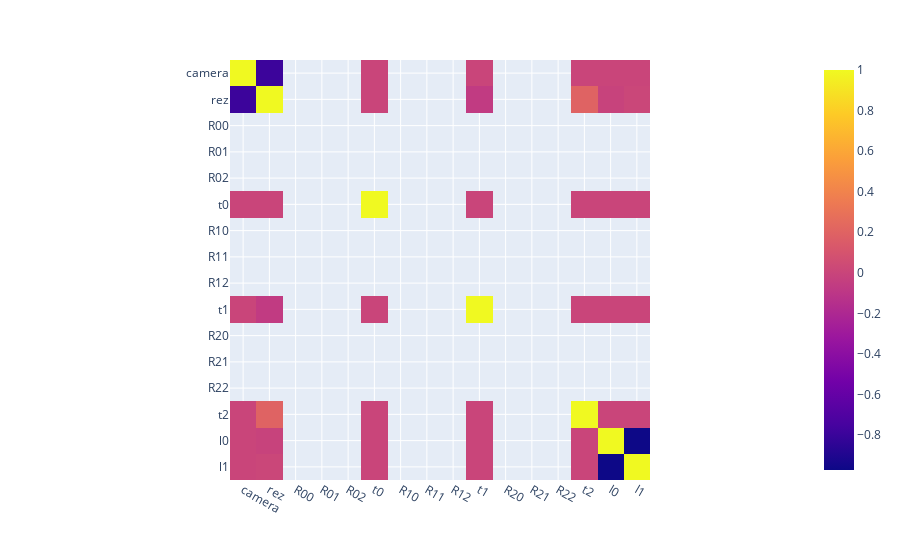

Notebook source saved alongside this figure:
### Code cell
px.imshow(df.corr(), height=800)

### Figure 1 — Plotly figure (JSON) as saved in the notebook; plotly's stock layout.template omitted (floating-point values rounded to 4 significant figures; data arrays with more than 128 entries replaced by an {"elided": "..."} marker saying what was removed)
{"data": [{"coloraxis": "coloraxis", "hovertemplate": "x: %{x}<br>y: %{y}<br>color: %{z}<extra></extra>", "name": "0", "type": "heatmap", "x": ["camera", "rez", "R00", "R01", "R02", "t0", "R10", "R11", "R12", "t1", "R20", "R21", "R22", "t2", "l0", "l1"], "xaxis": "x", "y": ["camera", "rez", "R00", "R01", "R02", "t0", "R10", "R11", "R12", "t1", "R20", "R21", "R22", "t2", "l0", "l1"], "yaxis": "y", "z": {"elided": "16x16 float values"}}], "layout": {"autosize": true, "coloraxis": {"colorscale": [[0, "#0d0887"], [0.1111, "#46039f"], [0.2222, "#7201a8"], [0.3333, "#9c179e"], [0.4444, "#bd3786"], [0.5556, "#d8576b"], [0.6667, "#ed7953"], [0.7778, "#fb9f3a"], [0.8889, "#fdca26"], [1, "#f0f921"]]}, "margin": {"t": 60}, "xaxis": {"anchor": "y", "autorange": true, "constrain": "domain", "domain": [0.1749, 0.8251], "range": [-0.5, 15.5], "scaleanchor": "y", "type": "category"}, "yaxis": {"anchor": "x", "autorange": true, "constrain": "domain", "domain": [0, 1], "range": [15.5, -0.5], "type": "category"}}}
